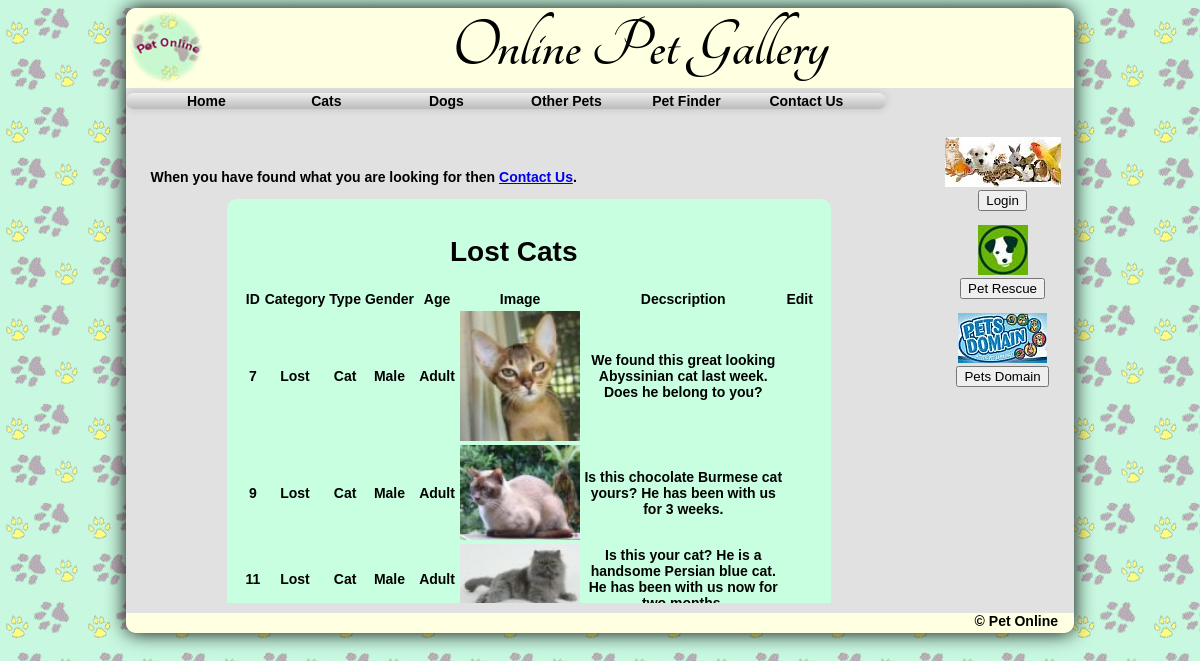
The page /searchstuff/OPG/catslost.php on the database its author committed.
### tables this page shows
CREATE TABLE `pets` (
  `PetID` int(11) NOT NULL,
  `Category` varchar(10) NOT NULL,
  `PetType` varchar(10) NOT NULL,
  `Gender` varchar(10) NOT NULL,
  `AgeGroup` varchar(10) NOT NULL,
  `ImageName` varchar(100) NOT NULL,
  `Description` text NOT NULL
);

### searchstuff/OPG/sqlscripts/db.php (called while the page is built, shortened)
<?php
class opgDBscripts extends mysqli {
	private static $instance = null;
	public static function getInstance() {
	if (!self::$instance instanceof self) {
		self::$instance = new self;
		}
		return self::$instance;
	}
	public function catsLost() {
		return $this->query("SELECT * FROM pets WHERE PetType='Cat' AND Category = 'Lost'");
	}
}
?>

### searchstuff/OPG/catslost.php (the view, shortened to what this page needs)
<?php
    require_once("sqlscripts/db.php");
    $result = opgDBscripts::getInstance()->catsLost();
?>
<!doctype html>
<html>
<head>
	<link href="css/opg.css" type="text/css" rel="stylesheet" />
</head>
<body>
<div id="main">
	<div id="header">
        <img id="logo" src="images/PetOnlineLogo.png" alt="Pet Online logo" />
        <span>Online Pet Gallery</span>
    </div>
    <nav>
    	<ul>
        	<li><a href="index.php" title="Home">Home</a></li>
        	<li><a href="#" title="Cats">Cats</a>
            </li>
            <li><a href="#" title="Dogs">Dogs</a>
            </li>
            <li><a href="#" title="Other Pets">Other Pets</a>
            </li>
        	<li><a href="petfinder.php" title="Pet Finder">Pet Finder</a></li>
            <li><a href="contactus.php" title="Contact Us">Contact Us</a></li>
    	</ul>
    </nav>
    <div id="content">
        <div id="leftside"><br><br>
        	<p>When you have found what you are looking for then
               <a href="contactus.php" title="Contact Us">Contact Us</a>.
            </p>
        	<table align="center" width="75%">
            <tr>
            	<td align="center" colspan="7"><h1>Lost Cats</h1></td>
            </tr>
            <tr><th>ID</th><th>Category</th><th>Type</th><th>Gender</th><th>Age</th>
                <th>Image</th><th>Decscription</th><th>Edit</th></tr>
            <?php if($result != FALSE){
				while ($row = $result->fetch_row()) { ?>
                <tr>
                	<td><?php echo $row[0]; ?></td>
                	<td><?php echo $row[1]; ?></td>
                    <td><?php echo $row[2]; ?></td>
                    <td><?php echo $row[3]; ?></td>
                    <td><?php echo $row[4]; ?></td>
                    <td><img id="logo" src="pets/<?php echo $row[5]; ?>" alt="Pet Online logo" width="120" /></td>
                    <td><?php echo $row[6]; ?></td>
                </tr>
            <?php } }  ?>
        </table>
        </div>
        <div id="rightside">
        	<p><form action="login.php">
                <img src="images/pets3.jpg" alt="Pets" /><br>
                <input type="submit" value="Login">
            </form></p>
        	<p><form target="_blank" action="https://www.petrescue.com.au/">
                <img src="images/petrescue.jpg" alt="Pet Rescue" /><br>
                <input type="submit" value="Pet Rescue">
            </form></p>
            <p><form target="_blank" action="http://www.petsdomain.com.au/">
                <img src="images/PetsDomain.jpg" alt="Pets Domain" /><br>
                <input type="submit" value="Pets Domain">
            </form></p>
        </div>
    </div>
	<div id="footer">&copy; Pet Online &nbsp;&nbsp;&nbsp;</a>
    </div>
</div>
</body>
</html>

### searchstuff/OPG/css/opg.css (style rules this page uses)
body { background-image:url(../images/pawpads.jpg); height:100%; }
#main { position:relative; margin-left:auto; margin-right:auto; width:80%; min-height:625px; background-color:#E1E1E1; -moz-box-shadow: 0 0 20x black; -webkit-box-shadow: 0 0 20px black; box-shadow: 0 0 20px black; border-radius: 10px; -moz-border-radius: 10px; -webkit-border-radius: 10px; }
#header { position:absolute; top:0px; left:0px; width:100%; height: 80px; font: 70px/78px 'TangerineBold', Arial, sans-serif; background-color:#FFFFE1; text-align:center; border-radius:10px 10px 0px 0px; -moz-border-radius:10px 10px 0px 0px; -webkit-border-radius:10px 10px 0px 0px; }
#logo { float:left; }
nav { position:absolute; top:85px; left:0px; width:100%; height:20px; font-size:14px; font-weight:bolder; font-family:verdana, sans-serif; z-index:10; }
nav ul { position: relative; display: inline-table; list-style:none; margin:0; padding: 0 20px; border-radius: 10px; background: linear-gradient(top, #efefef 0%, #bbbbbb 100%); background: -moz-linear-gradient(top, #efefef 0%, #bbbbbb 100%); background: -webkit-linear-gradient(top, #efefef 0%,#bbbbbb 100%); box-shadow: 0px 0px 9px rgba(0,0,0,0.15); }
nav li { float:left; }
nav a { display:block; width:120px; text-align:center; }
nav a, nav a:visited { color:black; text-decoration:none; }
nav ul:after { content:""; clear:both; display:block; }
nav ul li { float: left; }
nav ul li a { display: block; text-decoration: none; }
#content { position:absolute; top:115px; left:0px; width:100%; min-height:500px; }
#leftside { position: absolute; top: 0px; left: 0px; width: 85%; height: 480px; overflow: auto; font-size: 14px; font-weight: bolder; font-family: verdana, sans-serif; text-align: center; border-radius: 10px; -moz-border-radius: 10px; -webkit-border-radius: 10px; }
#rightside { position:absolute; top:0px; right:0px; width:15%; height:480px; overflow:auto; font-size:14px; font-weight:bolder; font-family:verdana, sans-serif; text-align:center; border-radius:10px; -moz-border-radius:10px; -webkit-border-radius:10px; }
p { text-align:left; padding-left:3%; padding-right:3%; }
table { background-color:#C8FFE1; padding:15px; border-radius:10px; -moz-border-radius:10px; -webkit-border-radius:10px; }
#footer { position:absolute; bottom:0px; left:0px; width:100%; height:20px; text-align:right; font-size:14px; font-weight:bolder; font-family:verdana, sans-serif; background-color:#FFFFE1; border-radius:0px 0px 10px 10px; -moz-border-radius:0px 0px 10px 10px; -webkit-border-radius:0px 0px 10px 10px; }

### rows shown on the page
pets: PetID "7", Category "Lost", PetType "Cat", Gender "Male", AgeGroup "Adult", ImageName (picture), Description "We found this great looking Abyssinian cat last week. Does he belong to you?"
pets: PetID "9", Category "Lost", PetType "Cat", Gender "Male", AgeGroup "Adult", ImageName (picture), Description "Is this chocolate Burmese cat yours? He has been with us for 3 weeks."
pets: PetID "11", Category "Lost", PetType "Cat", Gender "Male", AgeGroup "Adult", ImageName (picture), Description "Is this your cat? He is a handsome Persian blue cat. He has been with us now for…"
